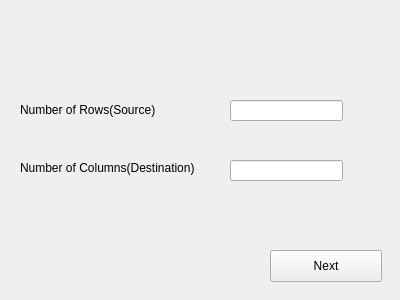
<?xml version="1.0" encoding="UTF-8"?>
<ui version="4.0">
 <class>Form</class>
 <widget class="QWidget" name="Form">
  <property name="geometry">
   <rect>
    <x>0</x>
    <y>0</y>
    <width>400</width>
    <height>300</height>
   </rect>
  </property>
  <property name="windowTitle">
   <string>Form</string>
  </property>
  <widget class="QLabel" name="label">
   <property name="geometry">
    <rect>
     <x>20</x>
     <y>100</y>
     <width>161</width>
     <height>20</height>
    </rect>
   </property>
   <property name="text">
    <string>Number of Rows(Source)</string>
   </property>
  </widget>
  <widget class="QLabel" name="label_2">
   <property name="geometry">
    <rect>
     <x>20</x>
     <y>160</y>
     <width>221</width>
     <height>16</height>
    </rect>
   </property>
   <property name="text">
    <string>Number of Columns(Destination)</string>
   </property>
  </widget>
  <widget class="QLineEdit" name="lineEdit">
   <property name="geometry">
    <rect>
     <x>230</x>
     <y>100</y>
     <width>113</width>
     <height>21</height>
    </rect>
   </property>
  </widget>
  <widget class="QLineEdit" name="lineEdit_2">
   <property name="geometry">
    <rect>
     <x>230</x>
     <y>160</y>
     <width>113</width>
     <height>21</height>
    </rect>
   </property>
   <property name="inputMethodHints">
    <set>Qt::ImhDigitsOnly</set>
   </property>
   <property name="text">
    <string/>
   </property>
  </widget>
  <widget class="QPushButton" name="pushButton">
   <property name="geometry">
    <rect>
     <x>270</x>
     <y>250</y>
     <width>112</width>
     <height>32</height>
    </rect>
   </property>
   <property name="text">
    <string>Next</string>
   </property>
  </widget>
 </widget>
 <resources/>
 <connections/>
</ui>
